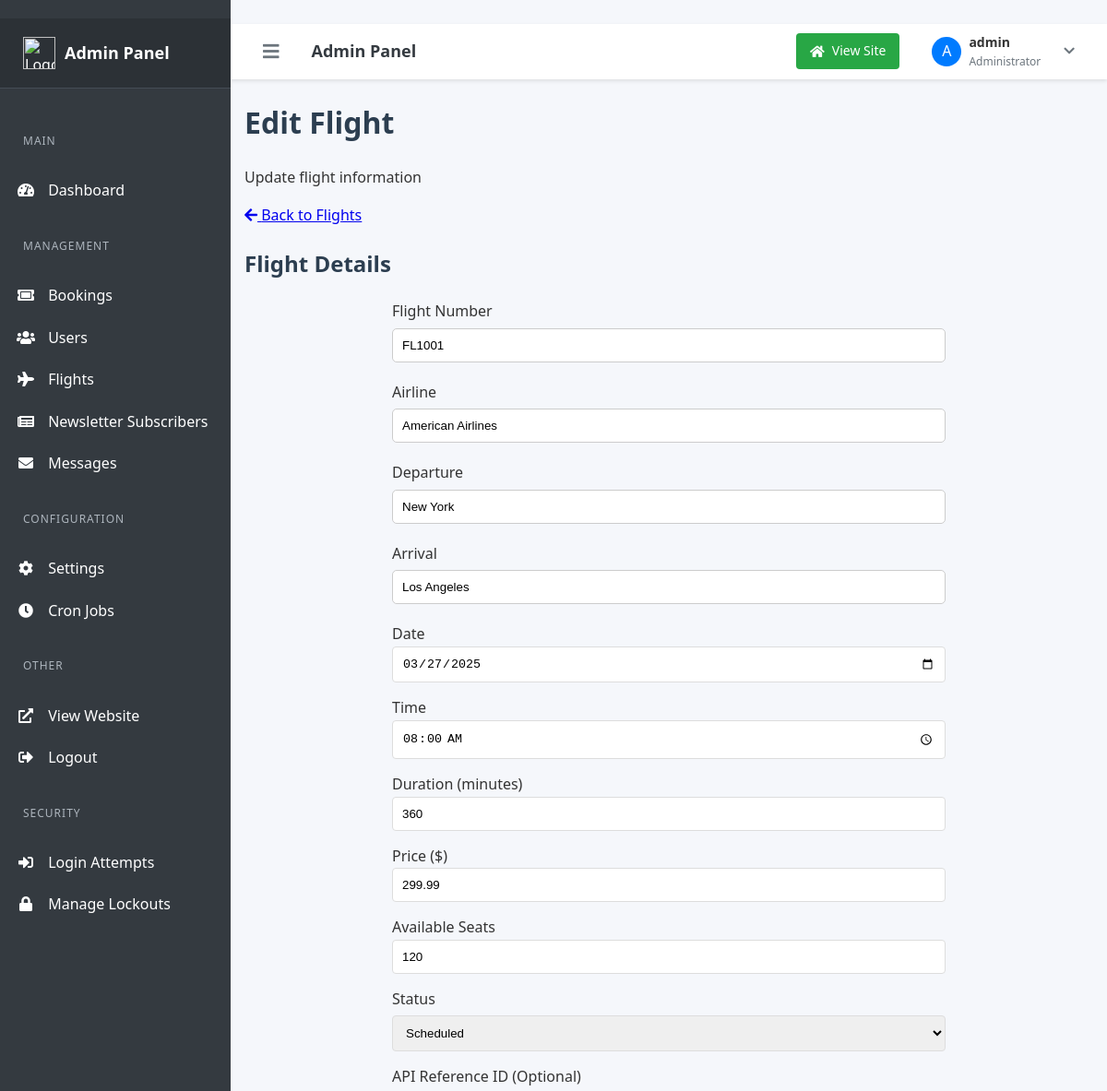
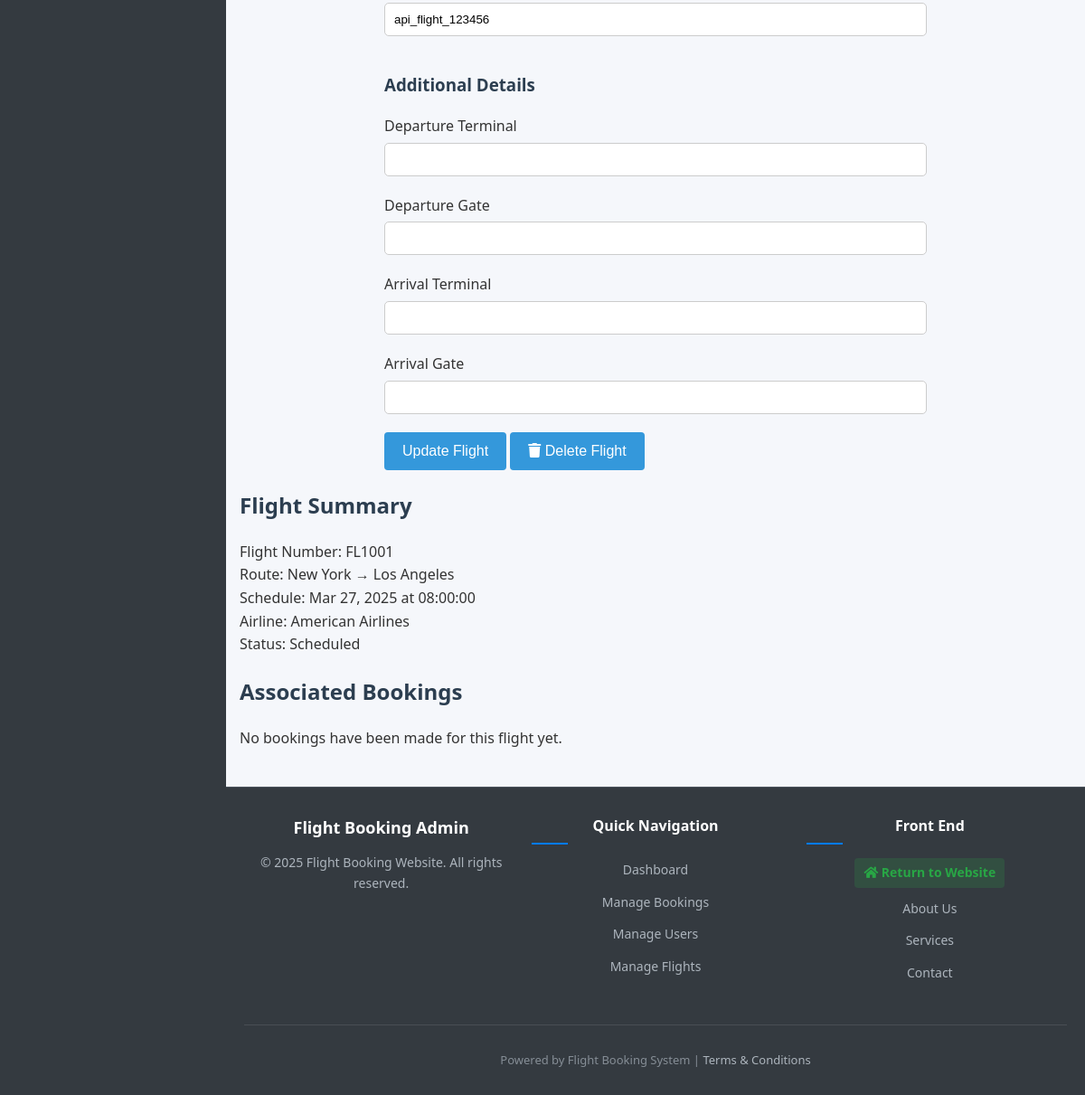
The page /admin/edit-flight.php?id=1 (signed in) on the database its author committed (2 pictures, top to bottom).
### tables this page shows
CREATE TABLE flights (
    id INT AUTO_INCREMENT PRIMARY KEY,
    flight_number VARCHAR(20) NOT NULL,
    flight_api VARCHAR(255) NULL COMMENT 'Flight ID from the API provider',
    departure VARCHAR(100) NOT NULL,
    arrival VARCHAR(100) NOT NULL,
    date DATE NOT NULL,
    time TIME NOT NULL,
    duration INT NOT NULL DEFAULT 0 COMMENT 'Duration in minutes',
    price DECIMAL(10, 2) NOT NULL,
    available_seats INT NOT NULL DEFAULT 100,
    airline VARCHAR(100) NULL,
    departure_gate VARCHAR(10) NULL,
    arrival_gate VARCHAR(10) NULL,
    departure_terminal VARCHAR(10) NULL,
    arrival_terminal VARCHAR(10) NULL,
    status VARCHAR(20) DEFAULT 'scheduled',
    created_at TIMESTAMP DEFAULT CURRENT_TIMESTAMP,
    updated_at TIMESTAMP DEFAULT CURRENT_TIMESTAMP ON UPDATE CURRENT_TIMESTAMP,
    UNIQUE KEY (flight_number, date)
);

### admin/edit-flight.php (the view, shortened to what the rows shown need)
<?php
require_once '../inc/db.php';
require_once '../classes/Flight.php';
$flightId = $_GET['id'] ?? null;
try {
    $stmt = $pdo->prepare("SELECT * FROM flights WHERE id = ?");
    $stmt->execute([$flightId]);
    $flight = $stmt->fetch(PDO::FETCH_ASSOC);
} catch (Exception $e) {
    $error = "Error: " . $e->getMessage();
}
include 'includes/header.php';
?>
<div class="container mx-auto px-4 py-6">
    <div class="mb-6 flex justify-between items-center">
        <div>
            <h1 class="text-2xl font-bold text-gray-800 mb-2">Edit Flight</h1>
        </div>
    </div>
    <div class="grid grid-cols-1 lg:grid-cols-3 gap-6">
        <div class="lg:col-span-2">
            <div class="bg-white rounded-lg shadow-md p-6 border border-gray-200">
                <h2 class="text-xl font-semibold text-gray-800 mb-4">Flight Details</h2>
                <form method="POST" action="">
                    <div class="grid grid-cols-1 md:grid-cols-2 gap-6 mb-6">
                        <div>
                            <label for="flight_number" class="block text-sm font-medium text-gray-700 mb-1">Flight Number</label>
                            <input type="text" id="flight_number" name="flight_number" value="<?= htmlspecialchars($flight['flight_number'] ?? '') ?>" required
                                class="w-full px-3 py-2 border border-gray-300 rounded-md focus:outline-none focus:ring-1 focus:ring-blue-500">
                        </div>
                        <div>
                            <label for="airline" class="block text-sm font-medium text-gray-700 mb-1">Airline</label>
                            <input type="text" id="airline" name="airline" value="<?= htmlspecialchars($flight['airline'] ?? '') ?>"
                                class="w-full px-3 py-2 border border-gray-300 rounded-md focus:outline-none focus:ring-1 focus:ring-blue-500" required>
                        </div>
                        <div>
                            <label for="departure" class="block text-sm font-medium text-gray-700 mb-1">Departure</label>
                            <input type="text" id="departure" name="departure" value="<?= htmlspecialchars($flight['departure'] ?? '') ?>" required
                                class="w-full px-3 py-2 border border-gray-300 rounded-md focus:outline-none focus:ring-1 focus:ring-blue-500">
                        </div>
                        <div>
                            <label for="arrival" class="block text-sm font-medium text-gray-700 mb-1">Arrival</label>
                            <input type="text" id="arrival" name="arrival" value="<?= htmlspecialchars($flight['arrival'] ?? '') ?>" required
                                class="w-full px-3 py-2 border border-gray-300 rounded-md focus:outline-none focus:ring-1 focus:ring-blue-500">
                        </div>
                        <div>
                            <label for="date" class="block text-sm font-medium text-gray-700 mb-1">Date</label>
                            <input type="date" id="date" name="date" value="<?= htmlspecialchars($flight['date'] ?? '') ?>" required
                                class="w-full px-3 py-2 border border-gray-300 rounded-md focus:outline-none focus:ring-1 focus:ring-blue-500">
                        </div>
                        <div>
                            <label for="time" class="block text-sm font-medium text-gray-700 mb-1">Time</label>
                            <input type="time" id="time" name="time" value="<?= htmlspecialchars($flight['time'] ?? '') ?>" required
                                class="w-full px-3 py-2 border border-gray-300 rounded-md focus:outline-none focus:ring-1 focus:ring-blue-500">
                        </div>
                        <div>
                            <label for="duration" class="block text-sm font-medium text-gray-700 mb-1">Duration (minutes)</label>
                            <input type="number" id="duration" name="duration" value="<?= htmlspecialchars($flight['duration'] ?? '0') ?>" min="0"
                                class="w-full px-3 py-2 border border-gray-300 rounded-md focus:outline-none focus:ring-1 focus:ring-blue-500">
                        </div>
                        <div>
                            <label for="price" class="block text-sm font-medium text-gray-700 mb-1">Price ($)</label>
                            <input type="number" id="price" name="price" value="<?= htmlspecialchars($flight['price'] ?? '0') ?>" step="0.01" min="0" required
                                class="w-full px-3 py-2 border border-gray-300 rounded-md focus:outline-none focus:ring-1 focus:ring-blue-500">
                        </div>
                        <div>
                            <label for="available_seats" class="block text-sm font-medium text-gray-700 mb-1">Available Seats</label>
                            <input type="number" id="available_seats" name="available_seats" value="<?= htmlspecialchars($flight['available_seats'] ?? '100') ?>" min="0"
                                class="w-full px-3 py-2 border border-gray-300 rounded-md focus:outline-none focus:ring-1 focus:ring-blue-500">
                        </div>
                        <div>
                            <label for="status" class="block text-sm font-medium text-gray-700 mb-1">Status</label>
                            <select id="status" name="status" class="w-full px-3 py-2 border border-gray-300 rounded-md focus:outline-none focus:ring-1 focus:ring-blue-500">
                                <option value="scheduled" <?= ($flight['status'] ?? '') === 'scheduled' ? 'selected' : '' ?>>Scheduled</option>
                            </select>
                        </div>
                        <div>
                            <label for="flight_api" class="block text-sm font-medium text-gray-700 mb-1">API Reference ID (Optional)</label>
                            <input type="text" id="flight_api" name="flight_api" value="<?= htmlspecialchars($flight['flight_api'] ?? '') ?>"
                                class="w-full px-3 py-2 border border-gray-300 rounded-md focus:outline-none focus:ring-1 focus:ring-blue-500">
                        </div>
                    </div>
                </form>
            </div>
        </div>
        <div class="bg-white rounded-lg shadow-md p-6 border border-gray-200">
            <h2 class="text-xl font-semibold text-gray-800 mb-4">Flight Summary</h2>
            <div class="space-y-4">
                <div class="flex justify-between">
                    <span class="text-gray-600 font-medium">Flight Number:</span>
                    <span class="font-semibold"><?= htmlspecialchars($flight['flight_number'] ?? 'N/A') ?></span>
                </div>
                <div class="flex justify-between">
                    <span class="text-gray-600 font-medium">Route:</span>
                    <span><?= htmlspecialchars($flight['departure'] ?? 'N/A') ?> → <?= htmlspecialchars($flight['arrival'] ?? 'N/A') ?></span>
                </div>
                <div class="flex justify-between">
                    <span class="text-gray-600 font-medium">Schedule:</span>
                    <span><?= isset($flight['date']) ? date('M j, Y', strtotime($flight['date'])) : 'N/A' ?> at <?= htmlspecialchars($flight['time'] ?? 'N/A') ?></span>
                </div>
                <div class="flex justify-between">
                    <span class="text-gray-600 font-medium">Airline:</span>
                    <span><?= htmlspecialchars($flight['airline'] ?? 'N/A') ?></span>
                </div>
                <div class="flex justify-between">
                    <span class="text-gray-600 font-medium">Status:</span>
                    <span class="px-2 py-1 text-xs rounded-full
                        <?php if (($flight['status'] ?? '') === 'scheduled'): ?>
                            bg-green-100 text-green-800
                        <?php elseif (($flight['status'] ?? '') === 'delayed'): ?>
                            bg-yellow-100 text-yellow-800
                        <?php elseif (($flight['status'] ?? '') === 'cancelled'): ?>
                            bg-red-100 text-red-800
                        <?php else: ?>
                            bg-gray-100 text-gray-800
                        <?php endif; ?>">
                        <?= ucfirst(htmlspecialchars($flight['status'] ?? 'N/A')) ?>
                    </span>
                </div>
            </div>
        </div>
    </div>
    <div class="mt-8 bg-white rounded-lg shadow-md p-6 border border-gray-200">
        <h2 class="text-lg font-semibold text-gray-800 mb-4">Associated Bookings</h2>
    </div>
</div>
<?php include 'includes/footer.php'; ?>

### rows shown on the page
flights: flight_number "FL1001", airline "American Airlines", departure "New York", arrival "Los Angeles", date "03/27/2025", time "08:00:00", duration "360", price "299.99", available_seats "120", status "Scheduled", flight_api "api_flight_123456", date "Mar 27, 2025"

### other values the page prints
$firstLetter "A"
$_SESSION['username'] "admin"
